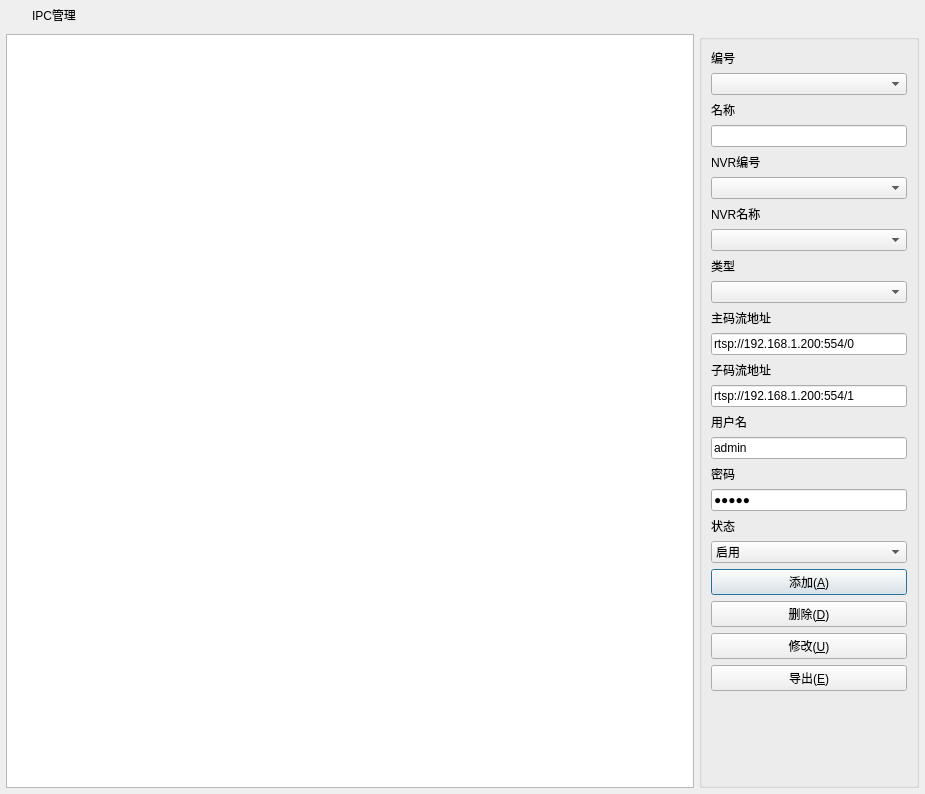
<?xml version="1.0" encoding="UTF-8"?>
<ui version="4.0">
 <class>frmIPC</class>
 <widget class="QDialog" name="frmIPC">
  <property name="geometry">
   <rect>
    <x>0</x>
    <y>0</y>
    <width>925</width>
    <height>794</height>
   </rect>
  </property>
  <property name="windowTitle">
   <string>IPC管理</string>
  </property>
  <layout class="QVBoxLayout" name="verticalLayout">
   <property name="spacing">
    <number>0</number>
   </property>
   <property name="leftMargin">
    <number>1</number>
   </property>
   <property name="topMargin">
    <number>1</number>
   </property>
   <property name="rightMargin">
    <number>1</number>
   </property>
   <property name="bottomMargin">
    <number>1</number>
   </property>
   <item>
    <widget class="QWidget" name="widget_title" native="true">
     <property name="sizePolicy">
      <sizepolicy hsizetype="Preferred" vsizetype="Fixed">
       <horstretch>0</horstretch>
       <verstretch>0</verstretch>
      </sizepolicy>
     </property>
     <property name="minimumSize">
      <size>
       <width>100</width>
       <height>28</height>
      </size>
     </property>
     <layout class="QHBoxLayout" name="horizontalLayout_2">
      <property name="spacing">
       <number>0</number>
      </property>
      <property name="leftMargin">
       <number>0</number>
      </property>
      <property name="topMargin">
       <number>0</number>
      </property>
      <property name="rightMargin">
       <number>0</number>
      </property>
      <property name="bottomMargin">
       <number>0</number>
      </property>
      <item>
       <widget class="QLabel" name="lab_Ico">
        <property name="sizePolicy">
         <sizepolicy hsizetype="Minimum" vsizetype="Preferred">
          <horstretch>0</horstretch>
          <verstretch>0</verstretch>
         </sizepolicy>
        </property>
        <property name="minimumSize">
         <size>
          <width>31</width>
          <height>0</height>
         </size>
        </property>
        <property name="text">
         <string/>
        </property>
        <property name="alignment">
         <set>Qt::AlignCenter</set>
        </property>
       </widget>
      </item>
      <item>
       <widget class="QLabel" name="lab_Title">
        <property name="sizePolicy">
         <sizepolicy hsizetype="Expanding" vsizetype="Preferred">
          <horstretch>0</horstretch>
          <verstretch>0</verstretch>
         </sizepolicy>
        </property>
        <property name="styleSheet">
         <string notr="true">font: 10pt &quot;微软雅黑&quot;;</string>
        </property>
        <property name="text">
         <string>IPC管理</string>
        </property>
        <property name="alignment">
         <set>Qt::AlignLeading|Qt::AlignLeft|Qt::AlignVCenter</set>
        </property>
       </widget>
      </item>
      <item>
       <widget class="QWidget" name="widget_menu" native="true">
        <property name="sizePolicy">
         <sizepolicy hsizetype="Minimum" vsizetype="Preferred">
          <horstretch>0</horstretch>
          <verstretch>0</verstretch>
         </sizepolicy>
        </property>
        <layout class="QHBoxLayout" name="horizontalLayout">
         <property name="spacing">
          <number>0</number>
         </property>
         <property name="leftMargin">
          <number>0</number>
         </property>
         <property name="topMargin">
          <number>0</number>
         </property>
         <property name="rightMargin">
          <number>0</number>
         </property>
         <property name="bottomMargin">
          <number>0</number>
         </property>
         <item>
          <widget class="QPushButton" name="btnMenu_Close">
           <property name="sizePolicy">
            <sizepolicy hsizetype="Minimum" vsizetype="Expanding">
             <horstretch>0</horstretch>
             <verstretch>0</verstretch>
            </sizepolicy>
           </property>
           <property name="minimumSize">
            <size>
             <width>40</width>
             <height>0</height>
            </size>
           </property>
           <property name="cursor">
            <cursorShape>ArrowCursor</cursorShape>
           </property>
           <property name="focusPolicy">
            <enum>Qt::NoFocus</enum>
           </property>
           <property name="toolTip">
            <string>关闭</string>
           </property>
           <property name="text">
            <string/>
           </property>
           <property name="flat">
            <bool>true</bool>
           </property>
          </widget>
         </item>
        </layout>
       </widget>
      </item>
     </layout>
    </widget>
   </item>
   <item>
    <widget class="QWidget" name="widget_main" native="true">
     <property name="styleSheet">
      <string notr="true">font: 11pt &quot;微软雅黑&quot;;</string>
     </property>
     <layout class="QHBoxLayout" name="horizontalLayout_3">
      <property name="spacing">
       <number>5</number>
      </property>
      <property name="leftMargin">
       <number>5</number>
      </property>
      <property name="topMargin">
       <number>5</number>
      </property>
      <property name="rightMargin">
       <number>5</number>
      </property>
      <property name="bottomMargin">
       <number>5</number>
      </property>
      <item>
       <widget class="QTableView" name="tableMain"/>
      </item>
      <item>
       <widget class="QGroupBox" name="gboxRight">
        <property name="sizePolicy">
         <sizepolicy hsizetype="Minimum" vsizetype="Preferred">
          <horstretch>0</horstretch>
          <verstretch>0</verstretch>
         </sizepolicy>
        </property>
        <property name="minimumSize">
         <size>
          <width>220</width>
          <height>0</height>
         </size>
        </property>
        <property name="title">
         <string/>
        </property>
        <layout class="QVBoxLayout" name="verticalLayout_2">
         <item>
          <widget class="QLabel" name="labIPCID">
           <property name="text">
            <string>编号</string>
           </property>
          </widget>
         </item>
         <item>
          <widget class="QComboBox" name="cboxIPCID"/>
         </item>
         <item>
          <widget class="QLabel" name="labIPCName">
           <property name="text">
            <string>名称</string>
           </property>
          </widget>
         </item>
         <item>
          <widget class="QLineEdit" name="txtIPCName">
           <property name="sizePolicy">
            <sizepolicy hsizetype="Minimum" vsizetype="Fixed">
             <horstretch>0</horstretch>
             <verstretch>0</verstretch>
            </sizepolicy>
           </property>
           <property name="text">
            <string/>
           </property>
          </widget>
         </item>
         <item>
          <widget class="QLabel" name="labNVRID">
           <property name="text">
            <string>NVR编号</string>
           </property>
          </widget>
         </item>
         <item>
          <widget class="QComboBox" name="cboxNVRID"/>
         </item>
         <item>
          <widget class="QLabel" name="labNVRName">
           <property name="text">
            <string>NVR名称</string>
           </property>
          </widget>
         </item>
         <item>
          <widget class="QComboBox" name="cboxNVRName"/>
         </item>
         <item>
          <widget class="QLabel" name="labIPCType">
           <property name="text">
            <string>类型</string>
           </property>
          </widget>
         </item>
         <item>
          <widget class="QComboBox" name="cboxIPCType">
           <property name="sizePolicy">
            <sizepolicy hsizetype="Minimum" vsizetype="Fixed">
             <horstretch>0</horstretch>
             <verstretch>0</verstretch>
            </sizepolicy>
           </property>
          </widget>
         </item>
         <item>
          <widget class="QLabel" name="labIPCRtspAddrMain">
           <property name="text">
            <string>主码流地址</string>
           </property>
          </widget>
         </item>
         <item>
          <widget class="QLineEdit" name="txtIPCRtspAddrMain">
           <property name="sizePolicy">
            <sizepolicy hsizetype="Minimum" vsizetype="Fixed">
             <horstretch>0</horstretch>
             <verstretch>0</verstretch>
            </sizepolicy>
           </property>
           <property name="text">
            <string>rtsp://192.168.1.200:554/0</string>
           </property>
          </widget>
         </item>
         <item>
          <widget class="QLabel" name="labIPCRtspAddrSub">
           <property name="text">
            <string>子码流地址</string>
           </property>
          </widget>
         </item>
         <item>
          <widget class="QLineEdit" name="txtIPCRtspAddrSub">
           <property name="sizePolicy">
            <sizepolicy hsizetype="Minimum" vsizetype="Fixed">
             <horstretch>0</horstretch>
             <verstretch>0</verstretch>
            </sizepolicy>
           </property>
           <property name="text">
            <string>rtsp://192.168.1.200:554/1</string>
           </property>
          </widget>
         </item>
         <item>
          <widget class="QLabel" name="labIPCUserName">
           <property name="text">
            <string>用户名</string>
           </property>
          </widget>
         </item>
         <item>
          <widget class="QLineEdit" name="txtIPCUserName">
           <property name="sizePolicy">
            <sizepolicy hsizetype="Minimum" vsizetype="Fixed">
             <horstretch>0</horstretch>
             <verstretch>0</verstretch>
            </sizepolicy>
           </property>
           <property name="text">
            <string>admin</string>
           </property>
          </widget>
         </item>
         <item>
          <widget class="QLabel" name="labIPCUserPwd">
           <property name="text">
            <string>密码</string>
           </property>
          </widget>
         </item>
         <item>
          <widget class="QLineEdit" name="txtIPCUserPwd">
           <property name="sizePolicy">
            <sizepolicy hsizetype="Minimum" vsizetype="Fixed">
             <horstretch>0</horstretch>
             <verstretch>0</verstretch>
            </sizepolicy>
           </property>
           <property name="text">
            <string>admin</string>
           </property>
           <property name="echoMode">
            <enum>QLineEdit::Password</enum>
           </property>
          </widget>
         </item>
         <item>
          <widget class="QLabel" name="labIPCUse">
           <property name="text">
            <string>状态</string>
           </property>
          </widget>
         </item>
         <item>
          <widget class="QComboBox" name="cboxIPCUse">
           <property name="sizePolicy">
            <sizepolicy hsizetype="Minimum" vsizetype="Fixed">
             <horstretch>0</horstretch>
             <verstretch>0</verstretch>
            </sizepolicy>
           </property>
           <item>
            <property name="text">
             <string>启用</string>
            </property>
           </item>
           <item>
            <property name="text">
             <string>禁用</string>
            </property>
           </item>
          </widget>
         </item>
         <item>
          <widget class="QPushButton" name="btnAdd">
           <property name="cursor">
            <cursorShape>PointingHandCursor</cursorShape>
           </property>
           <property name="text">
            <string>添加(&amp;A)</string>
           </property>
           <property name="icon">
            <iconset resource="rc.qrc">
             <normaloff>:/image/add.png</normaloff>:/image/add.png</iconset>
           </property>
           <property name="iconSize">
            <size>
             <width>20</width>
             <height>20</height>
            </size>
           </property>
          </widget>
         </item>
         <item>
          <widget class="QPushButton" name="btnDelete">
           <property name="cursor">
            <cursorShape>PointingHandCursor</cursorShape>
           </property>
           <property name="text">
            <string>删除(&amp;D)</string>
           </property>
           <property name="icon">
            <iconset resource="rc.qrc">
             <normaloff>:/image/delete.png</normaloff>:/image/delete.png</iconset>
           </property>
           <property name="iconSize">
            <size>
             <width>20</width>
             <height>20</height>
            </size>
           </property>
          </widget>
         </item>
         <item>
          <widget class="QPushButton" name="btnUpdate">
           <property name="cursor">
            <cursorShape>PointingHandCursor</cursorShape>
           </property>
           <property name="text">
            <string>修改(&amp;U)</string>
           </property>
           <property name="icon">
            <iconset resource="rc.qrc">
             <normaloff>:/image/update.png</normaloff>:/image/update.png</iconset>
           </property>
           <property name="iconSize">
            <size>
             <width>20</width>
             <height>20</height>
            </size>
           </property>
          </widget>
         </item>
         <item>
          <widget class="QPushButton" name="btnExcel">
           <property name="cursor">
            <cursorShape>PointingHandCursor</cursorShape>
           </property>
           <property name="text">
            <string>导出(&amp;E)</string>
           </property>
           <property name="icon">
            <iconset resource="rc.qrc">
             <normaloff>:/image/excel.png</normaloff>:/image/excel.png</iconset>
           </property>
           <property name="iconSize">
            <size>
             <width>20</width>
             <height>20</height>
            </size>
           </property>
          </widget>
         </item>
         <item>
          <spacer name="verticalSpacer">
           <property name="orientation">
            <enum>Qt::Vertical</enum>
           </property>
           <property name="sizeHint" stdset="0">
            <size>
             <width>20</width>
             <height>40</height>
            </size>
           </property>
          </spacer>
         </item>
        </layout>
       </widget>
      </item>
     </layout>
    </widget>
   </item>
  </layout>
 </widget>
 <tabstops>
  <tabstop>tableMain</tabstop>
  <tabstop>cboxIPCID</tabstop>
  <tabstop>txtIPCName</tabstop>
  <tabstop>cboxNVRID</tabstop>
  <tabstop>cboxIPCType</tabstop>
  <tabstop>txtIPCRtspAddrMain</tabstop>
  <tabstop>txtIPCRtspAddrSub</tabstop>
  <tabstop>txtIPCUserName</tabstop>
  <tabstop>txtIPCUserPwd</tabstop>
  <tabstop>cboxIPCUse</tabstop>
  <tabstop>btnAdd</tabstop>
  <tabstop>btnDelete</tabstop>
  <tabstop>btnUpdate</tabstop>
 </tabstops>
 <resources>
  <include location="rc.qrc"/>
 </resources>
 <connections/>
</ui>
